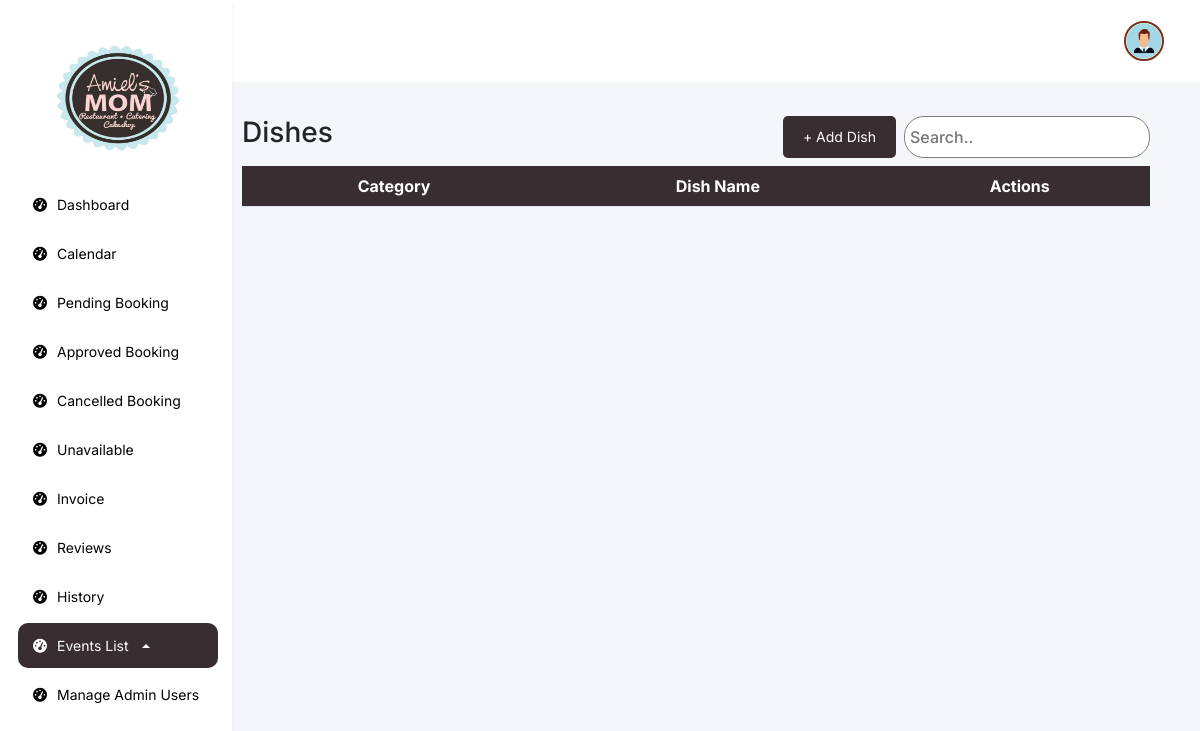
The page /features/admin/web/dish.php (signed in) on the database as committed earlier.
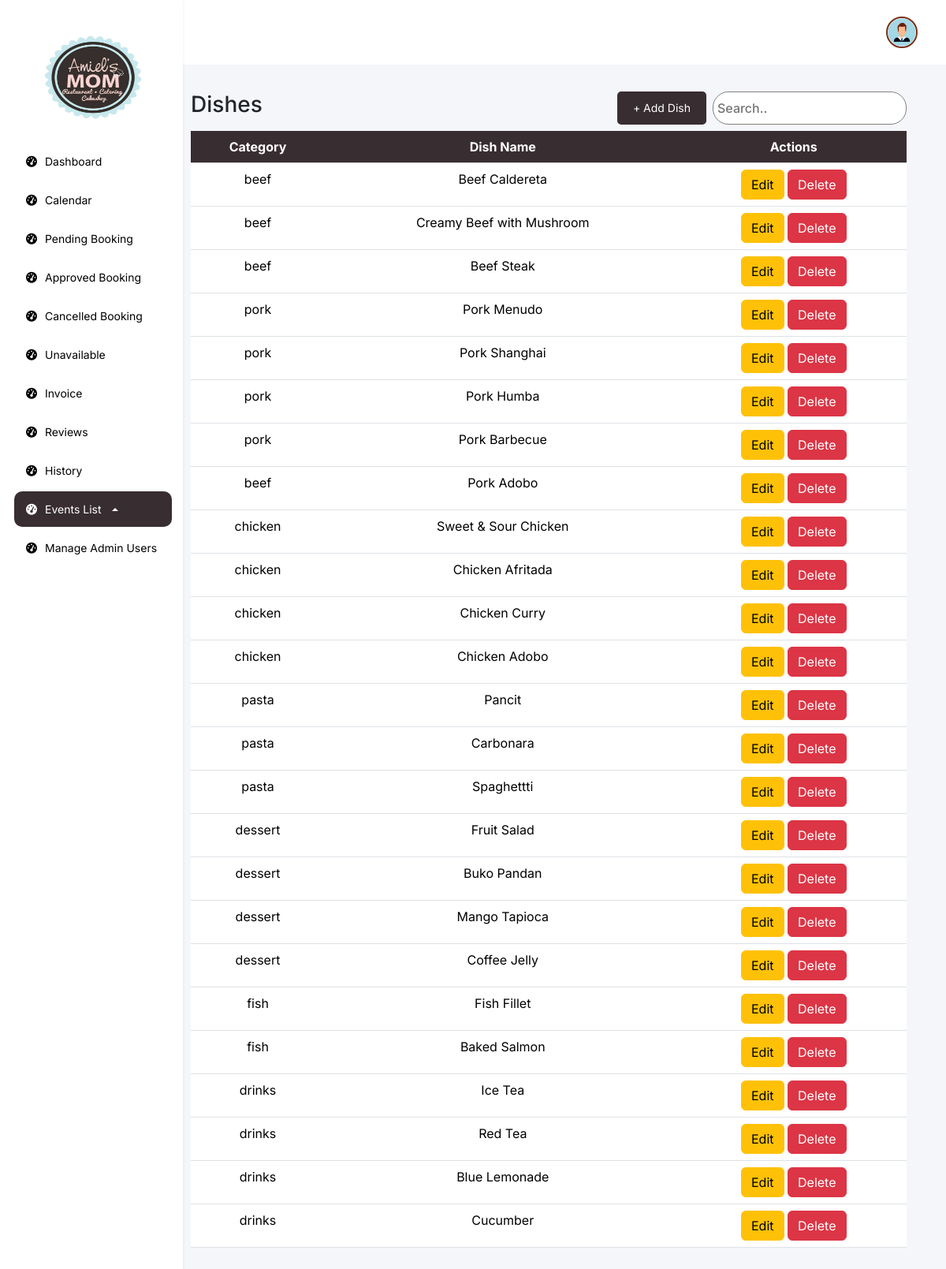
The same page on the database as committed later.
### tables this page shows
CREATE TABLE `dishes` (
  `id` int(11) NOT NULL,
  `category` varchar(255) NOT NULL,
  `dish_name` varchar(255) NOT NULL
);

### features/admin/web/dish.php (the view, shortened to what this page needs)
<?php
require '../../../db.php';
$query = "SELECT * FROM dishes";
$result = $conn->query($query);
?>
<!DOCTYPE html>
<html lang="en">
<head>
    <link rel="stylesheet" href="https://cdnjs.cloudflare.com/ajax/libs/font-awesome/6.0.0-beta3/css/all.min.css">
    <link href="https://cdn.jsdelivr.net/npm/bootstrap@5.3.3/dist/css/bootstrap.min.css" rel="stylesheet"
>
    <link href="https://cdn.jsdelivr.net/npm/sweetalert2@11.5.0/dist/sweetalert2.min.css" rel="stylesheet">
    <link rel="stylesheet" href="../css/index.css">
</head>
<body>
    <div class="navbar flex-column bg-white shadow-sm p-3 collapse d-md-flex" id="navbar">
        <div class="navbar-links">
            <a class="navbar-brand d-none d-md-block logo-container" href="#">
                <img src="../../../assets/logo.png" alt="Logo">
            </a>
            <a href="dashboard.php">
                <i class="fa-solid fa-tachometer-alt"></i>
                <span>Dashboard</span>
            </a>
            <a href="calendar.php">
                <i class="fa-solid fa-tachometer-alt"></i>
                <span>Calendar</span>
            </a>
            <a href="pending.php">
                <i class="fa-solid fa-tachometer-alt"></i>
                <span>Pending Booking</span>
            </a>
            <a href="approve.php">
                <i class="fa-solid fa-tachometer-alt"></i>
                <span>Approved Booking</span>
            </a>
            <a href="cancel.php">
                <i class="fa-solid fa-tachometer-alt"></i>
                <span>Cancelled Booking</span>
            </a>
            <a href="unavailable.php">
                <i class="fa-solid fa-tachometer-alt"></i>
                <span>Unavailable</span>
            </a>
            <a href="invoice.php">
                <i class="fa-solid fa-tachometer-alt"></i>
                <span>Invoice</span>
            </a>
            <a href="reviews.php">
                <i class="fa-solid fa-tachometer-alt"></i>
                <span>Reviews</span>
            </a>
            <a href="history.php">
                <i class="fa-solid fa-tachometer-alt"></i>
                <span>History</span>
            </a>
            <div class="dropdown dropup">
                <a href="#" class="navbar-highlight dropdown-toggle" id="eventsListDropdown" role="button" data-bs-toggle="dropdown" aria-expanded="false">
                    <i class="fa-solid fa-tachometer-alt"></i>
                    <span>Events List</span>
                </a>
            </div>
            <a href="admin-user.php">
                <i class="fa-solid fa-tachometer-alt"></i>
                <span>Manage Admin Users</span>
            </a>
        </div>
    </div>
    <div class="content flex-grow-1">
        <div class="header">
            <div class="profile-admin">
                <div class="dropdown">
                    <button class="" type="button" data-bs-toggle="dropdown" aria-expanded="false">
                        <img src="../../../assets/profile/user.png"
                            style="width: 40px; height: 40px; object-fit: cover;">
                    </button>
                </div>
            </div>
        </div>
        <div class="container mt-4">
            <div class="d-flex justify-content-between mb-2">
                <h3>Dishes</h3>
                <div class="d-flex gap-2">
                <button class="btn btn-primary add-btn" data-bs-toggle="modal" data-bs-target="#dishes_list">
                    + Add Dish
                </button>
                    <input type="text" class="search" placeholder="Search.." id="searchInput">
                </div>
            </div>
            <div class="table-responsive">
            <table class="table">
                <thead>
                    <tr>
                        <th scope="col">Category</th>
                        <th scope="col">Dish Name</th>
                        <th scope="col">Actions</th>
                    </tr>
                </thead>
                <tbody>
                    <?php while ($row = $result->fetch_assoc()): ?>
                        <tr>
                            <td><?php echo htmlspecialchars($row['category']); ?></td>
                            <td><?php echo htmlspecialchars($row['dish_name']); ?></td>
                            <td>
                                <button class="btn btn-warning edit-btn"
                                    data-id="<?php echo $row['id']; ?>"
                                    data-category="<?php echo htmlspecialchars($row['category']); ?>"
                                    data-dish_name="<?php echo htmlspecialchars($row['dish_name']); ?>"
                                    data-bs-toggle="modal"
                                    data-bs-target="#dishes_list">Edit</button>
                                <form method="POST" action="../function/php/dishes.php" style="display:inline;">
                                    <button type="submit" name="action" value="delete" class="btn btn-danger">Delete</button>
                                </form>
                            </td>
                        </tr>
                    <?php endwhile; ?>
                </tbody>
            </table>
</html>

### features/admin/css/index.css (style rules this page uses)
* { font-family: "Inter", sans-serif; font-optical-sizing: auto; font-style: normal; margin: 0; }
body { margin: 0; padding: 0; display: flex; overflow-x: hidden; }
.navbar { background-color: #FFFFFF; display: flex; flex-direction: column; align-items: start; padding: 20px; box-shadow: 2px 0 5px rgba(0, 0, 0, 0.1); min-width: 230px; }
.navbar a { color: #000; padding: 12px 15px; text-decoration: none; width: 100%; display: flex; align-items: center; gap: 10px; font-size: 14px !important; margin: 2px; }
.navbar-highlight { color: #FFFFFF !important; border-radius: 10px; padding: 12px 15px !important; text-decoration: none !important; width: 100% !important; display: flex !important; align-items: center !important; gap: 10px !important; font-size: 14px !important; background-color: #382D31 !important; }
.navbar-brand { padding: 0 !important; }
.navbar-brand img { display: block; justify-content: center; align-items: center; width: 70%; height: 15vh; margin: 20px 0 20px 30px; }
.navbar-links { display: flex; flex-direction: column; width: 100%; }
.content { flex-grow: 1; background-color: #F5F6FA; }
.header { display: flex; align-items: center; padding: 20px; justify-content: space-between; background-color: #FFFFFF !important; }
.header button { margin-right: 10px; }
.profile-admin { display: flex; align-items: center; margin-left: auto; gap: 5px; }
.profile-admin img { width: 40px; height: 40px; border-radius: 50%; margin-right: 10px; border: 2px solid #7A3015; }
.profile-admin button { background-color: transparent; border: none; font-size: 20px; display: flex; margin: auto; }
table { border-radius: 24px !important; }
th,tr { background-color: #382D31 !important; color: #fff !important; text-align: center; white-space: nowrap !important; }
.container { padding: 10px 50px 10px 10px; }
.container input { background-color: silver; font-weight: 500; }
.add-btn { background-color: #382D31; color: #fff; border: none; border-radius: 5px; padding: 3px 20px; font-size: 14px; }
.search { background-color: #fff !important; border: 1px solid #808080; border-radius: 20px; padding: 5px; }

Rows that differ between the two databases and show on the page:
added dishes: category "beef", dish_name "Beef Caldereta"
added dishes: category "beef", dish_name "Creamy Beef with Mushroom"
added dishes: category "beef", dish_name "Beef Steak"
added dishes: category "pork", dish_name "Pork Menudo"
added dishes: category "pork", dish_name "Pork Shanghai"
added dishes: category "pork", dish_name "Pork Humba"
added dishes: category "pork", dish_name "Pork Barbecue"
added dishes: category "beef", dish_name "Pork Adobo"
added dishes: category "chicken", dish_name "Sweet & Sour Chicken"
added dishes: category "chicken", dish_name "Chicken Afritada"
added dishes: category "chicken", dish_name "Chicken Curry"
added dishes: category "chicken", dish_name "Chicken Adobo"
added dishes: category "pasta", dish_name "Pancit"
added dishes: category "pasta", dish_name "Carbonara"
added dishes: category "pasta", dish_name "Spaghettti"
added dishes: category "dessert", dish_name "Fruit Salad"
added dishes: category "dessert", dish_name "Buko Pandan"
added dishes: category "dessert", dish_name "Mango Tapioca"
added dishes: category "dessert", dish_name "Coffee Jelly"
added dishes: category "fish", dish_name "Fish Fillet"
added dishes: category "fish", dish_name "Baked Salmon"
added dishes: category "drinks", dish_name "Ice Tea"
added dishes: category "drinks", dish_name "Red Tea"
added dishes: category "drinks", dish_name "Blue Lemonade"
added dishes: category "drinks", dish_name "Cucumber"
